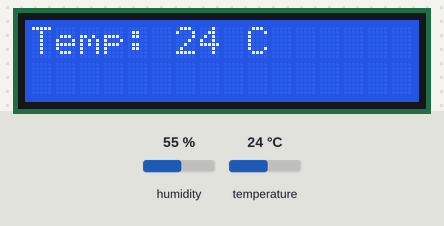
The program below on a simulated Raspberry Pi (BCM pin numbers). On the bench: 16×2 character LCD. The inputs (shaded band) are chosen by the test bench; at power-on: humidity 55 %, temperature 24 °C. Library files of the repository ran but are not shown: dht11.py, i2c_lcd.py.

Above: at 1.9 s.
2.0 s: humidity set to 22 %
11.2 s: temperature set to 12 °C
At 15.0 s:
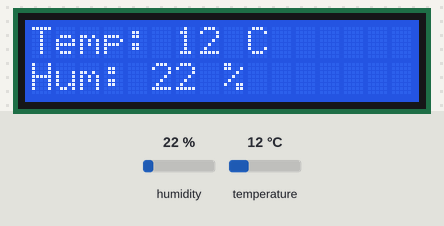
20.4 s: humidity set to 40 %
At 27.1 s:
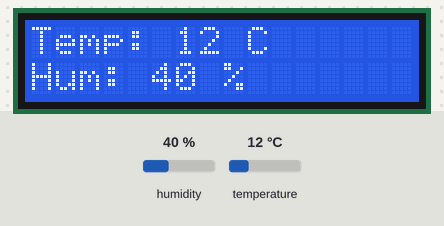
29.6 s: temperature set to 19 °C
At 39.2 s:
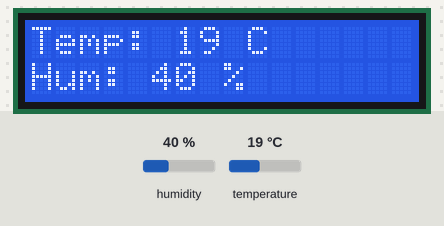
Timing chart, 0 to 40.7 s (numbered marks = the images above; inputs shaded):
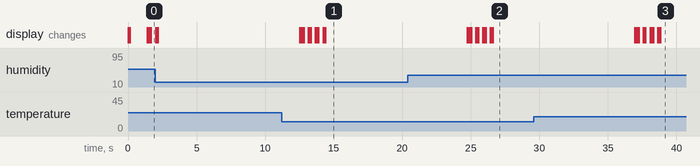

The program:

thermo_hygrometer.py
```python
# thermo_hygrometer.py

import wiringpi as pi
import time
import dht11
import i2c_lcd

pi.wiringPiSetupGpio()
i2c_lcd.lcd_init()
sensor = dht11.DHT11(pin=4)

while True:
    result = sensor.read()
    if result.is_valid():
        i2c_lcd.lcd_clear()
        line1 = "Temp: %d C" % result.temperature
        i2c_lcd.lcd_string(line1, i2c_lcd.LCD_LINE_1)
        line2 = "Hum: %d %%" % result.humidity
        i2c_lcd.lcd_string(line2, i2c_lcd.LCD_LINE_2)
    time.sleep(10)
```
